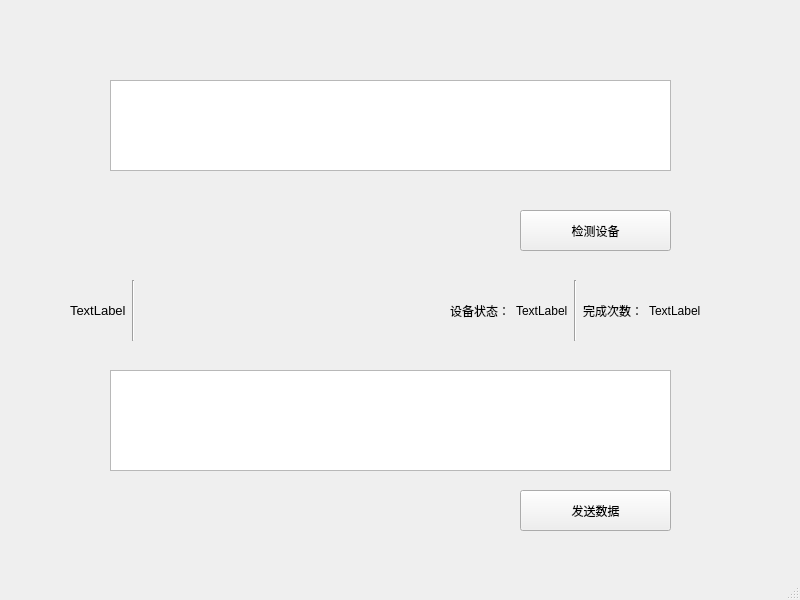
<?xml version="1.0" encoding="UTF-8"?>
<ui version="4.0">
 <class>MainWindow</class>
 <widget class="QMainWindow" name="MainWindow">
  <property name="geometry">
   <rect>
    <x>0</x>
    <y>0</y>
    <width>800</width>
    <height>600</height>
   </rect>
  </property>
  <property name="windowTitle">
   <string>MainWindow</string>
  </property>
  <widget class="QWidget" name="centralwidget">
   <widget class="QPushButton" name="pbDetect">
    <property name="geometry">
     <rect>
      <x>520</x>
      <y>210</y>
      <width>151</width>
      <height>41</height>
     </rect>
    </property>
    <property name="text">
     <string>检测设备</string>
    </property>
   </widget>
   <widget class="QWidget" name="widget_8" native="true">
    <property name="geometry">
     <rect>
      <x>70</x>
      <y>280</y>
      <width>631</width>
      <height>61</height>
     </rect>
    </property>
    <layout class="QHBoxLayout" name="horizontalLayout_10">
     <item>
      <widget class="QLabel" name="lbImfor">
       <property name="font">
        <font>
         <pointsize>10</pointsize>
        </font>
       </property>
       <property name="text">
        <string>TextLabel</string>
       </property>
      </widget>
     </item>
     <item>
      <widget class="Line" name="line_33">
       <property name="orientation">
        <enum>Qt::Vertical</enum>
       </property>
      </widget>
     </item>
     <item>
      <spacer name="horizontalSpacer">
       <property name="orientation">
        <enum>Qt::Horizontal</enum>
       </property>
       <property name="sizeHint" stdset="0">
        <size>
         <width>40</width>
         <height>20</height>
        </size>
       </property>
      </spacer>
     </item>
     <item>
      <widget class="QLabel" name="label_11">
       <property name="text">
        <string>设备状态：</string>
       </property>
      </widget>
     </item>
     <item>
      <widget class="QLabel" name="lbDevSta">
       <property name="text">
        <string>TextLabel</string>
       </property>
      </widget>
     </item>
     <item>
      <widget class="Line" name="line_32">
       <property name="orientation">
        <enum>Qt::Vertical</enum>
       </property>
      </widget>
     </item>
     <item>
      <widget class="QLabel" name="label_15">
       <property name="text">
        <string>完成次数：</string>
       </property>
      </widget>
     </item>
     <item>
      <widget class="QLabel" name="lbPumpFinsh">
       <property name="text">
        <string>TextLabel</string>
       </property>
      </widget>
     </item>
    </layout>
   </widget>
   <widget class="QTextBrowser" name="tbRecvData">
    <property name="geometry">
     <rect>
      <x>110</x>
      <y>80</y>
      <width>561</width>
      <height>91</height>
     </rect>
    </property>
   </widget>
   <widget class="QPushButton" name="pbSend">
    <property name="geometry">
     <rect>
      <x>520</x>
      <y>490</y>
      <width>151</width>
      <height>41</height>
     </rect>
    </property>
    <property name="text">
     <string>发送数据</string>
    </property>
   </widget>
   <widget class="QTextEdit" name="teSendData">
    <property name="geometry">
     <rect>
      <x>110</x>
      <y>370</y>
      <width>561</width>
      <height>101</height>
     </rect>
    </property>
   </widget>
  </widget>
  <widget class="QMenuBar" name="menubar">
   <property name="geometry">
    <rect>
     <x>0</x>
     <y>0</y>
     <width>800</width>
     <height>24</height>
    </rect>
   </property>
  </widget>
  <widget class="QStatusBar" name="statusbar"/>
 </widget>
 <resources/>
 <connections/>
</ui>
